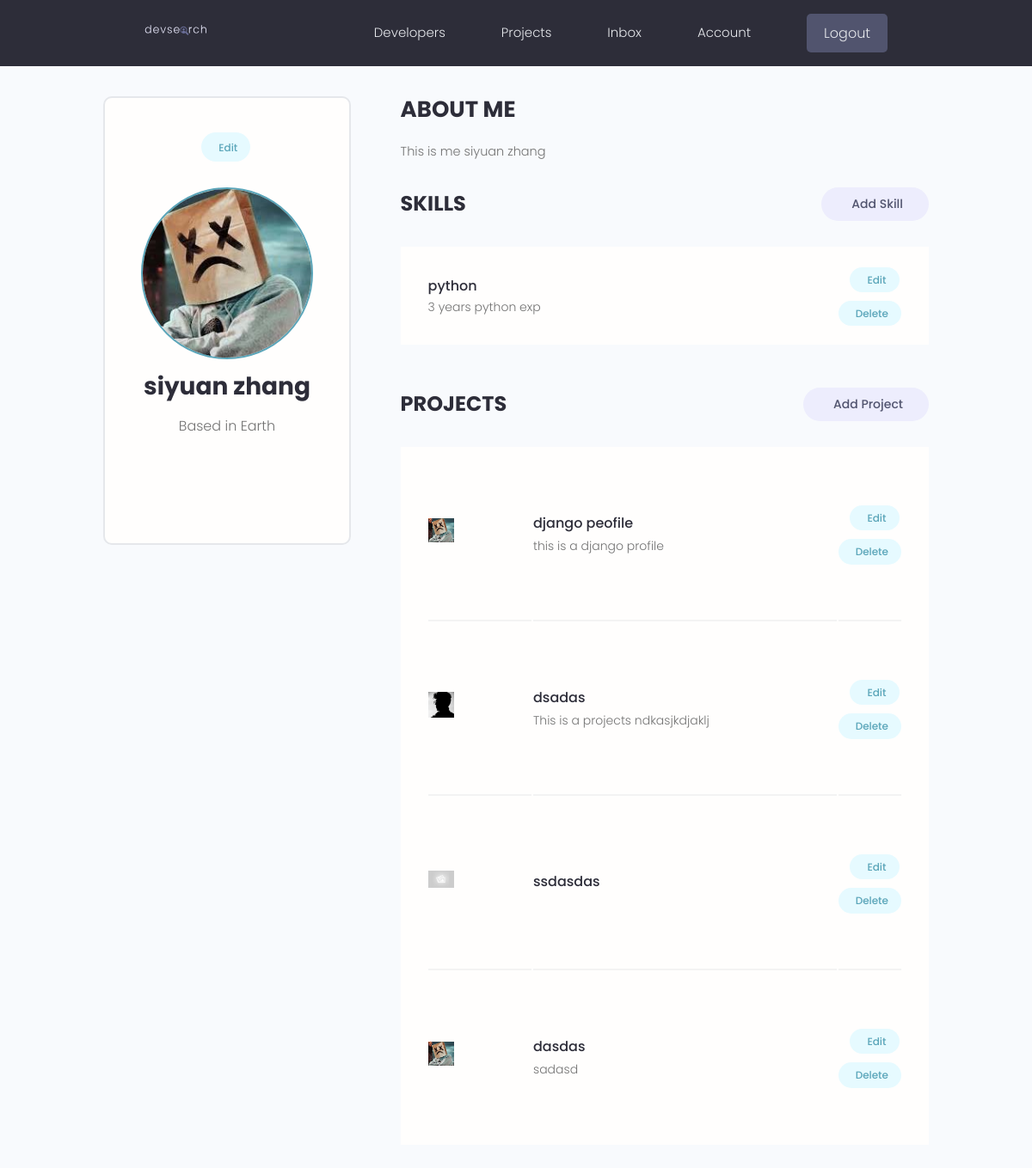
Page /account/ (signed in) on the committed database.
### users/models.py (models this page shows, shortened)
class Profile(models.Model):
    user = models.OneToOneField(
        User, on_delete=models.CASCADE, null=True, blank=True)
    name = models.CharField(max_length=200, blank=True, null=True)
    email = models.EmailField(max_length=500, blank=True, null=True)
    username = models.CharField(max_length=200, blank=True, null=True)
    location = models.CharField(max_length=200, blank=True, null=True, default="Earth")
    short_intro = models.CharField(max_length=200, blank=True, null=True, default="This is a default bio. User has not added a bio yet.")
    bio = models.TextField(blank=True, null=True)
    profile_image = models.ImageField(
        null=True, blank=True, upload_to='profiles/', default="profiles/user-default.png")
    social_github = models.CharField(max_length=200, blank=True, null=True)
    social_twitter = models.CharField(max_length=200, blank=True, null=True)
    social_linkedin = models.CharField(max_length=200, blank=True, null=True)
    social_youtube = models.CharField(max_length=200, blank=True, null=True)
    social_website = models.CharField(max_length=200, blank=True, null=True)
    created = models.DateTimeField(auto_now_add=True)
    id = models.UUIDField(default=uuid.uuid4, unique=True,
                          primary_key=True, editable=False)
    class Meta:
        ordering = ['created']
    @property
    def imageURL(self):
        try:
            url = self.profile_image.url
        except:
            url = ''
        return url

class Skill(models.Model):
    owner = models.ForeignKey(
        Profile, on_delete=models.CASCADE, null=True, blank=True)
    name = models.CharField(max_length=200, blank=True, null=True)
    description = models.TextField(null=True, blank=True)
    created = models.DateTimeField(auto_now_add=True)
    id = models.UUIDField(default=uuid.uuid4, unique=True,
                          primary_key=True, editable=False)

### projects/models.py (models this page shows, shortened)
class Project(models.Model):
    owner = models.ForeignKey(Profile,null=True,blank=True,on_delete=models.SET_NULL)
    title = models.CharField(max_length = 200)
    description = models.TextField(null=True, blank = True)
    demo_link = models.CharField(max_length = 2000,null=True, blank = True)
    featured_image = models.ImageField(null=True, blank = True,default="default.jpg")
    source_link = models.CharField(max_length = 2000,null=True, blank = True)
    tags = models.ManyToManyField('Tag',blank=True)
    vote_total = models.IntegerField(default=0,null=True,blank=True)
    vote_ratio = models.IntegerField(default=0,null=True,blank=True)
    created = models.DateTimeField(auto_now_add=True)
    id = models.UUIDField(default=uuid.uuid4,unique=True,primary_key=True,editable=False)
    @property
    def imageURL(self):
        try:
            url = self.featured_image.url
        except:
            url = ''
        return url
    class Meta:
        ordering = ['-vote_ratio','-vote_total','title']

### users/views.py (the view)
# urls.py: path('account/',views.userAccount,name='account'),
@login_required(login_url='login')
def userAccount(req):
    profile = req.user.profile
    topSkills = profile.skill_set.all()
    projects = profile.project_set.all()
    context  = {'profile':profile,'skills':topSkills,'projects':projects}
    return render(req,'users/account.html',context)

### users/templates/users/account.html (shortened to what this page needs)
{% extends 'main.html' %}
{% block content %}
<main class="settingsPage profile my-md">
  <div class="container">
    <div class="layout">
      <div class="column column--1of3">
        <div class="card text-center">
          <div class="card__body dev">
            <a class="tag tag--pill tag--main settings__btn" href="{% url 'edit-account'%}">
              Edit</a>
            <img class="avatar avatar--xl dev__avatar" src="{{profile.imageURL}}" />
            <h2 class="dev__name">{{profile.name}}</h2>
            <p class="dev__location">Based in {{profile.location}}</p>
            <ul class="dev__social">
            </ul>
          </div>
        </div>
      </div>
      <div class="column column--2of3">
        <div class="devInfo">
          <h3 class="devInfo__title">About Me</h3>
          <p class="devInfo__about">{{profile.bio}}</p>
        </div>
        <div class="settings">
          <h3 class="settings__title">Skills</h3>
          <a class="tag tag--pill tag--sub settings__btn tag--lg" href="{% url 'create-skill'%}"> Add Skill</a>
        </div>
        <table class="settings__table">
          {% for skill in skills %}
          <tr>
            <td class="settings__tableInfo">
              <h4>{{skill.name}}</h4>
              <p>
                {{skill.description}}
              </p>
            </td>
            <td class="settings__tableActions">
              <a class="tag tag--pill tag--main settings__btn" href="{% url 'update-skill' skill.id %}"> Edit</a>
              <a class="tag tag--pill tag--main settings__btn" href="{% url 'delete-skill' skill.id %}?next=/account">
                Delete</a>
            </td>
          </tr>
          {% endfor %}
        </table>
        <div class="settings">
          <h3 class="settings__title">Projects</h3>
          <a class="tag tag--pill tag--sub settings__btn tag--lg" href="{% url 'create-project' %}"> Add Project</a>
        </div>
        <table class="settings__table">
          {% for project in projects %}
          <tr>
            <td class="settings__thumbnail">
              <a href="{% url 'project' project.id %}"><img src="{{project.imageURL}}" alt="Project Thumbnail" /></a>
            </td>
            <td class="settings__tableInfo">
              <a href="{% url 'project' project.id %}">{{project.title}}</a>
              <p>{{project.description|slice:"150"}}</p>
            </td>
            <td class="settings__tableActions">
              <a class="tag tag--pill tag--main settings__btn" href="{% url 'update-project' project.id %}"> Edit</a>
              <a class="tag tag--pill tag--main settings__btn"
                href="{% url 'delete-project'  project.id %}?next=/account">
                Delete</a>
            </td>
          </tr>
          {% endfor %}
        </table>
      </div>
    </div>
  </div>
</main>
{% endblock %}

### static/styles/app.css (style rules this page uses)
:root { --color-sub: #2d2d39; }
.card { border: 2px solid var(--color-light); }
img { width: 50%; }
.profile .card > .dev { padding: 4rem; }
.dev__avatar { display: block; margin: auto; }
.dev__name { color: var(--color-sub); font-size: 2.8rem; font-weight: 700; margin-top: 1rem; margin-bottom: 0.5rem; }
.dev__location { margin-top: 1rem; }
.dev__social { margin: 3rem 0; list-style: none; display: flex; justify-content: center; gap: 1.5rem; }
.devInfo { margin-bottom: 3rem; }
.devInfo__title, .devInfo__subtitle { font-size: 2.6rem; color: var(--color-sub); text-transform: uppercase; font-weight: 700; margin-bottom: 1.5rem; }
.devInfo__about, .devSkill__info { font-size: 1.45rem; line-height: 1.7; text-align: justify; }
.settingsPage .dev > .settings__btn { display: inline-block; margin-bottom: 3rem; }
.settings { display: flex; justify-content: space-between; align-items: center; }
.settings__title { font-size: 2.4rem; text-transform: uppercase; font-weight: 700; color: var(--color-sub); }
.settings__table { margin-top: 3rem; margin-bottom: 5rem; padding: 0 3rem; background: var(--color-white); }
.settings__table tr { width: 100%; }
.settings__table tr > td { padding: 2rem 0; }
.settings__table tr:not(:last-child) td { border-bottom: 2px solid var(--color-white-light); }
.settings__thumbnail { width: 23%; min-width: 10rem; }
.settings__thumbnail img { padding-right: 3rem; height: 15rem; object-fit: contain; }
.settings__tableInfo { width: 100%; }
.settings__tableInfo h4, .settings__tableInfo a { padding-right: 1rem; width: auto; font-size: 1.6rem; font-weight: 500; color: var(--color-sub); }
.settings__tableInfo p { font-size: 1.4rem; }
.settings__tableActions { text-align: right; }

### static/uikit/styles/modules/_variables.css (style rules this page uses)
:root { --color-main: #5aa5b9; --color-main-light: #e6faff; --color-sub: #3f4156; --color-sub-light: #51546e; --color-sub-lighter: #ededfd; --color-text: #737373; --color-gray: #8b8b8b; --color-light: #e5e7eb; --color-light-gray: #767676; --color-bg: #f8fafd; --color-white: #fffefd; --color-white-light: #f3f3f3; --color-success: #359e64; --color-success-bg: #def8e8; --color-error: #fc4b0b; --color-error-bg: #fff2ee; --font-base: 'Poppins', arial, helvetica, 'Segoe UI', roboto, ubuntu, sans-serif; --font-monospace: 'Fira Code', 'Courier New', courier, monospace; --font-regular: 300; --font-medium: 500; --font-bold: 700; --generic-shadow: 1px 1px 5px #00000010; --generic-transition: all 0.3s ease-in-out; }

### static/uikit/styles/modules/_base.css (style rules this page uses)
* { margin: 0; padding: 0; box-sizing: border-box; text-rendering: optimizeLegibility; color: inherit; font-size: inherit; }
html { font-size: 50%; }
@media only screen and (min-width: 480px) { html { font-size: 56.25%; } }
@media only screen and (min-width: 1200px) { html { font-size: 62.5%; } }
body { line-height: 1.6; font-weight: 400; font-size: 1.5rem; color: var(--color-text); background-color: var(--color-bg); min-height: 100vh; }

### static/uikit/styles/modules/_typography.css (style rules this page uses)
* { font-family: var(--font-base); }
h2 { font-size: 3.6rem; font-weight: var(--font-bold); }
h3 { font-size: 3.2rem; font-weight: var(--font-medium); }
h4 { font-size: 2.8rem; font-weight: var(--font-medium); }
p, span, strong { font-size: 1.6rem; color: var(--color-text); font-weight: var(--font-regular); }
a { padding-bottom: 2px; text-decoration: none; display: inline-block; color: var(--color-main); font-weight: var(--font-medium); }

### static/uikit/styles/modules/_utilities.css (style rules this page uses)
.container { width: 92%; max-width: 165rem; margin: 0 auto; box-sizing: border-box; }
@media screen and (min-width: 1000px) { .container { width: 90%; } }
@media screen and (min-width: 1200px) { .container { width: 80%; } }
.text-center { text-align: center; }
.my-md { margin: 3rem auto; }

### static/uikit/styles/modules/_avatar.css (style rules this page uses)
.avatar { border-radius: 50%; border: 2px solid var(--color-main); object-fit: cover; }
.avatar--xl { height: 20rem; width: 20rem; }

### static/uikit/styles/modules/_card.css (style rules this page uses)
.card { border-radius: 1rem; background-color: var(--color-white); border: 1.5px solid var(--color-light); width: auto; height: auto; margin-top: 0.5rem; margin-bottom: 0.5rem; overflow: hidden; }
.card__body, .card__header { padding: 2rem 2.5rem; }

### static/uikit/styles/modules/_layout.css (style rules this page uses)
.layout { display: flex; flex-flow: row wrap; justify-content: space-between; }
.layout > .column { margin-bottom: 3rem; }
.layout > .column.column--1of3 { flex-basis: 30%; }
.layout > .column.column--2of3 { flex-basis: 64%; }

### rows in the picture
Profile: imageURL (picture), name "siyuan zhang", location "Earth", bio "This is me siyuan zhang"
Skill: name "python", description "3 years python exp"
Project: imageURL (picture), title "django peofile", description "this is a django profile"
Project: imageURL (picture), title "dsadas", description "This is a projects ndkasjkdjaklj"
Project: imageURL (placeholder picture), title "ssdasdas"
Project: imageURL (picture), title "dasdas", description "sadasd"
